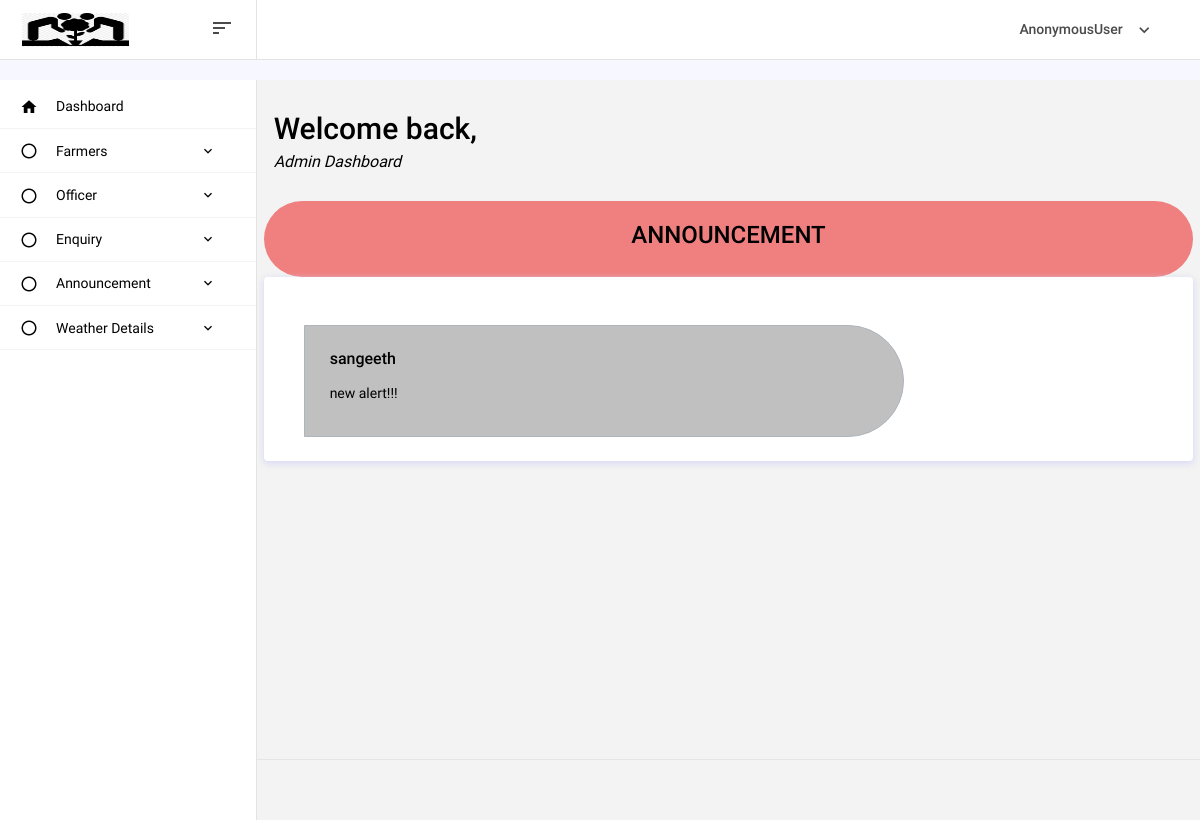
Before: /view_announce_ad/ with the older database file.
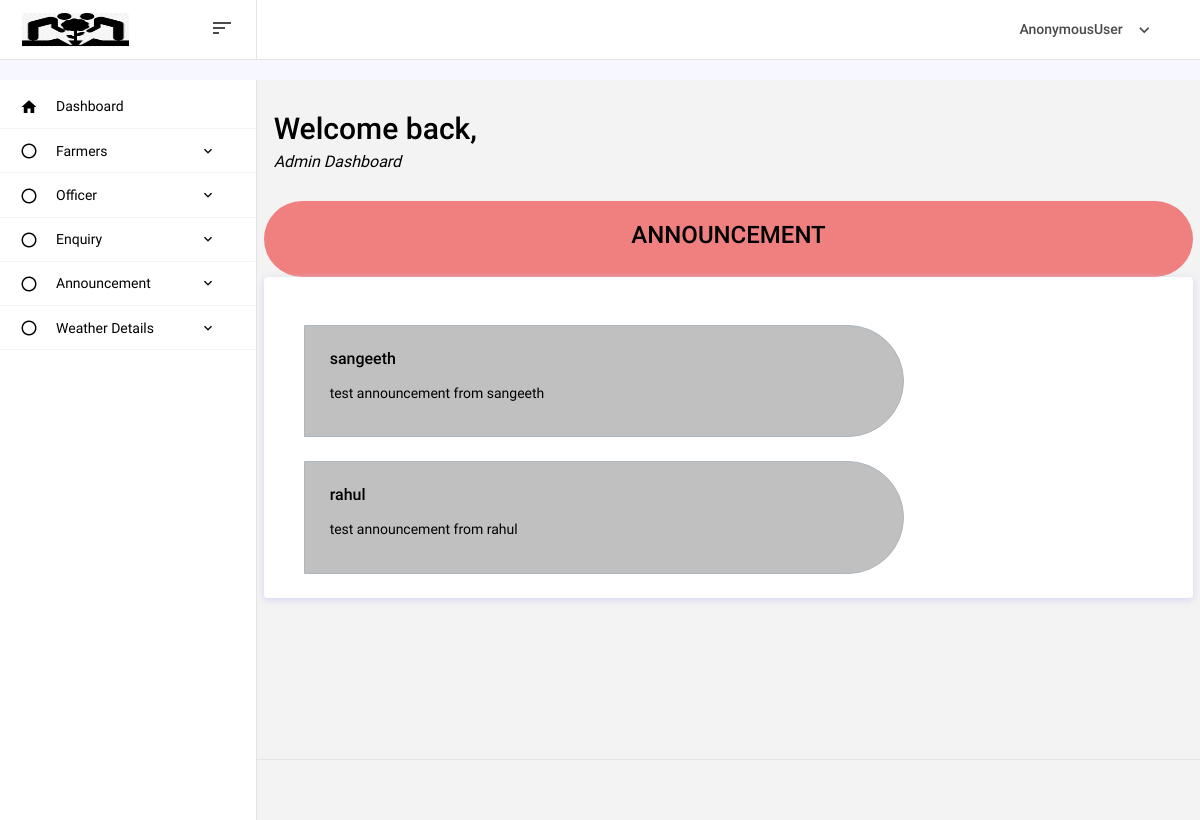
After: the same page with the newer database file.
### cropyieldapp/models.py (models this page shows)
class Announcement(models.Model):
    user = models.ForeignKey(Officer, on_delete=models.CASCADE, related_name='announcement')
    content = models.TextField(max_length=1000)

class Officer(models.Model):
    user = models.ForeignKey(Login, on_delete=models.CASCADE, related_name='officer')
    name = models.CharField(max_length=100)
    contact_no = models.CharField(max_length=100)
    email = models.EmailField()
    address = models.TextField(max_length=200)
    office_regno = models.CharField(max_length=25)
    office_location = models.CharField(max_length=25)
    office_name = models.CharField(max_length=25)
    photo=models.ImageField(upload_to="oPhoto",unique=True)
    id_card = models.ImageField(upload_to="oimages", unique=True)
    def __str__(self):
        return self.name

### cropyieldapp/adminviews.py (the view)
# urls.py: path('view_announce_ad/', adminviews.view_announce, name='view_announce_ad'),
def view_announce(request):
    content=Announcement.objects.all()
    return render(request,'admin/announce_view.html',{'content':content})

### templates/admin/announce_view.html (shortened to what this page needs)
{% extends 'admin/admin_home.html' %}
{% load crispy_forms_tags %}
{% block content %}
<div class="head" style="background-color:#F08080; width:100%; text-align:center">
    <h3>ANNOUNCEMENT</h3>
      </div>
<div class="card">
  <div class="card-body">
{% for i in content %}
      <div class="ash mt-4" style="background-color:#C0C0C0">
    <h5>{{i.user}}</h5>
    <p class="mt-3">{{i.content}}</p>
          </div>
{% endfor %}
  </div>
</div>
{% endblock %}

Changed rows visible on the page:
changed Announcement "sangeeth": content "new alert!!!" → "test announcement from sangeeth"
added Announcement: user "rahul", content "test announcement from rahul"
